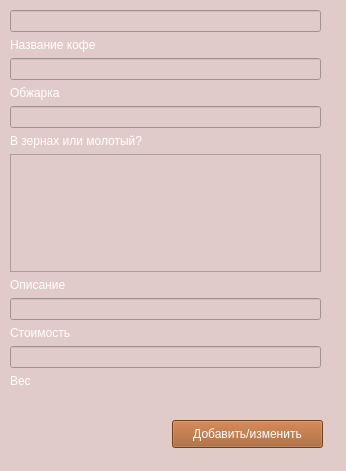
<?xml version="1.0" encoding="UTF-8"?>
<ui version="4.0">
 <class>Form</class>
 <widget class="QWidget" name="Form">
  <property name="geometry">
   <rect>
    <x>0</x>
    <y>0</y>
    <width>346</width>
    <height>471</height>
   </rect>
  </property>
  <property name="windowTitle">
   <string>Add or Edit coffee</string>
  </property>
  <property name="styleSheet">
   <string notr="true">background-color: rgb(224, 203, 200);</string>
  </property>
  <widget class="QWidget" name="verticalLayoutWidget">
   <property name="geometry">
    <rect>
     <x>10</x>
     <y>10</y>
     <width>311</width>
     <height>378</height>
    </rect>
   </property>
   <layout class="QVBoxLayout" name="verticalLayout">
    <item>
     <widget class="QLineEdit" name="lineEdit"/>
    </item>
    <item>
     <widget class="QLabel" name="label">
      <property name="styleSheet">
       <string notr="true">color: rgb(255, 255, 255);
font: 87 8pt &quot;Segoe UI Black&quot;;</string>
      </property>
      <property name="text">
       <string>Название кофе</string>
      </property>
     </widget>
    </item>
    <item>
     <widget class="QLineEdit" name="lineEdit_2"/>
    </item>
    <item>
     <widget class="QLabel" name="label_2">
      <property name="styleSheet">
       <string notr="true">color: rgb(255, 255, 255);
font: 87 8pt &quot;Segoe UI Black&quot;;</string>
      </property>
      <property name="text">
       <string>Обжарка</string>
      </property>
     </widget>
    </item>
    <item>
     <widget class="QLineEdit" name="lineEdit_3"/>
    </item>
    <item>
     <widget class="QLabel" name="label_3">
      <property name="styleSheet">
       <string notr="true">color: rgb(255, 255, 255);
font: 87 8pt &quot;Segoe UI Black&quot;;</string>
      </property>
      <property name="text">
       <string>В зернах или молотый?</string>
      </property>
     </widget>
    </item>
    <item>
     <widget class="QTextEdit" name="textEdit">
      <property name="enabled">
       <bool>true</bool>
      </property>
     </widget>
    </item>
    <item>
     <widget class="QLabel" name="label_4">
      <property name="styleSheet">
       <string notr="true">color: rgb(255, 255, 255);
font: 87 8pt &quot;Segoe UI Black&quot;;</string>
      </property>
      <property name="text">
       <string>Описание</string>
      </property>
     </widget>
    </item>
    <item>
     <widget class="QLineEdit" name="lineEdit_4"/>
    </item>
    <item>
     <widget class="QLabel" name="label_5">
      <property name="styleSheet">
       <string notr="true">color: rgb(255, 255, 255);
font: 87 8pt &quot;Segoe UI Black&quot;;</string>
      </property>
      <property name="text">
       <string>Стоимость</string>
      </property>
     </widget>
    </item>
    <item>
     <widget class="QLineEdit" name="lineEdit_5"/>
    </item>
    <item>
     <widget class="QLabel" name="label_6">
      <property name="styleSheet">
       <string notr="true">color: rgb(255, 255, 255);
font: 87 8pt &quot;Segoe UI Black&quot;;</string>
      </property>
      <property name="text">
       <string>Вес </string>
      </property>
     </widget>
    </item>
   </layout>
  </widget>
  <widget class="QPushButton" name="pushButton">
   <property name="geometry">
    <rect>
     <x>172</x>
     <y>420</y>
     <width>151</width>
     <height>28</height>
    </rect>
   </property>
   <property name="styleSheet">
    <string notr="true">background-color: rgb(161, 89, 38);
color: rgb(255, 255, 255);
font: 87 8pt &quot;Segoe UI Black&quot;;</string>
   </property>
   <property name="text">
    <string>Добавить/изменить</string>
   </property>
  </widget>
 </widget>
 <resources/>
 <connections/>
</ui>
